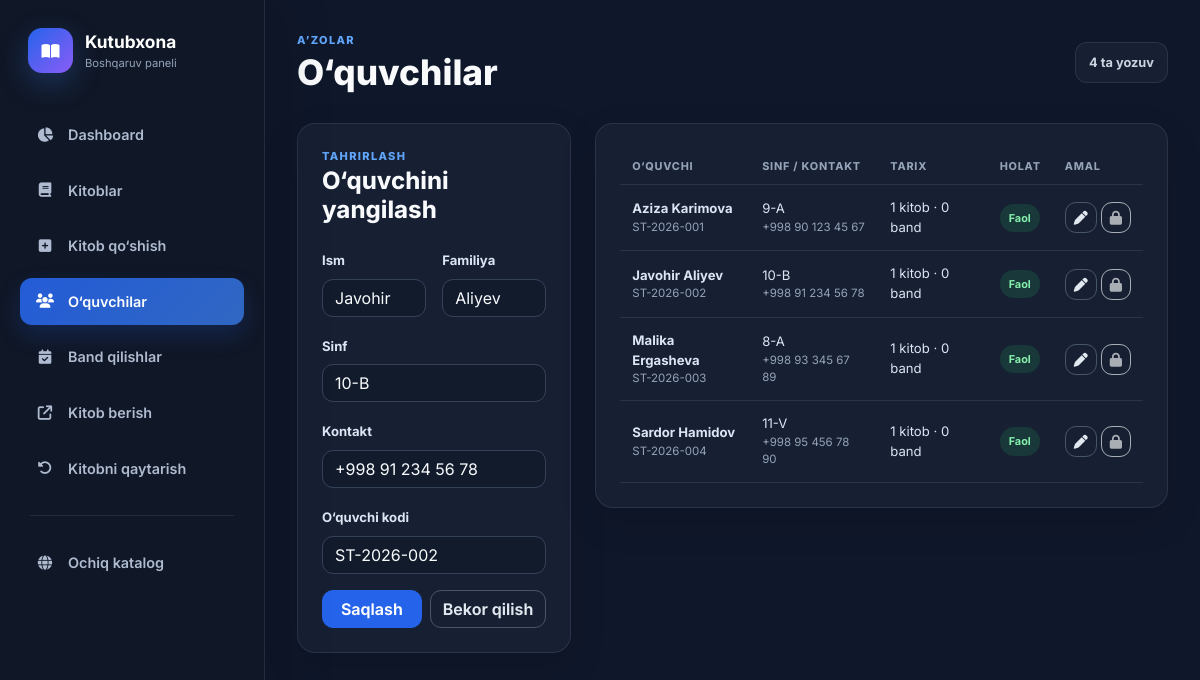
Page /admin/students.php?edit=2 on the committed database.
### tables this page shows
CREATE TABLE students (
    id INT UNSIGNED AUTO_INCREMENT PRIMARY KEY,
    first_name VARCHAR(80) NOT NULL,
    last_name VARCHAR(80) NOT NULL,
    full_name VARCHAR(180) NOT NULL COMMENT 'Compatibility/display value maintained by the application',
    class_name VARCHAR(50) NOT NULL,
    phone VARCHAR(100) DEFAULT NULL COMMENT 'Phone or other reasonable contact value',
    student_code VARCHAR(50) NOT NULL UNIQUE,
    is_active TINYINT(1) NOT NULL DEFAULT 1,
    created_at TIMESTAMP NOT NULL DEFAULT CURRENT_TIMESTAMP,
    updated_at TIMESTAMP NOT NULL DEFAULT CURRENT_TIMESTAMP ON UPDATE CURRENT_TIMESTAMP,
    INDEX idx_students_person_name (last_name, first_name), INDEX idx_students_class (class_name), INDEX idx_students_active (is_active)
);

### config/db.php (called while the page is built, shortened)
<?php
function e($value): string
{
    return htmlspecialchars(
        (string) $value,
        ENT_QUOTES | ENT_SUBSTITUTE,
        'UTF-8',
        false
    );
}
require_once dirname(__DIR__) . '/includes/feature_helpers.php';

### admin/students.php (the view, shortened to what this page needs)
<?php
require_once dirname(__DIR__) . '/config/db.php';
$editId = filter_input(INPUT_GET, 'edit', FILTER_VALIDATE_INT) ?: 0;
$form = ['first_name' => '', 'last_name' => '', 'class_name' => '', 'phone' => '', 'student_code' => ''];
if ($editId > 0 && $_SERVER['REQUEST_METHOD'] !== 'POST') {
    $statement = $pdo->prepare('SELECT first_name,last_name,class_name,phone,student_code FROM students WHERE id=:id');
    $statement->execute(['id' => $editId]);
    $found = $statement->fetch();
    if ($found) $form = $found;
}
$statement = $pdo->prepare('SELECT s.*, (SELECT COUNT(*) FROM borrow_transactions bt WHERE bt.student_id=s.id) loan_count, (SELECT COUNT(*) FROM reservations r WHERE r.student_id=s.id) reservation_count FROM students s ORDER BY s.is_active DESC,s.first_name,s.last_name');
$statement->execute();
$students = $statement->fetchAll();
?>
<!doctype html><html lang="uz"><head><meta charset="utf-8"><meta name="viewport" content="width=device-width,initial-scale=1"><title>O‘quvchilar — <?= e(APP_NAME) ?></title><link rel="stylesheet" href="https://cdn.jsdelivr.net/npm/bootstrap@5.3.3/dist/css/bootstrap.min.css"><link rel="stylesheet" href="https://cdnjs.cloudflare.com/ajax/libs/font-awesome/6.5.2/css/all.min.css"><link rel="stylesheet" href="<?= e(APP_URL) ?>/assets/css/admin.css"></head><body class="admin-body"><div class="admin-layout"><aside class="admin-sidebar"><a class="admin-brand" href="<?= e(APP_URL) ?>/admin/index.php"><span><i class="fa-solid fa-book-open"></i></span><div><strong>Kutubxona</strong><small>Boshqaruv paneli</small></div></a><?= library_feature_admin_nav('students') ?></aside><main class="admin-main"><header class="admin-topbar"><button class="sidebar-toggle" type="button" data-sidebar-toggle><i class="fa-solid fa-bars"></i></button><div><p class="admin-eyebrow">A’zolar</p><h1>O‘quvchilar</h1></div><span class="active-counter"><?= count($students) ?> ta yozuv</span></header>
<div class="row g-4"><div class="col-xl-4"><section class="admin-panel"><div class="panel-heading"><div><p class="admin-eyebrow"><?= $editId ? 'Tahrirlash' : 'Yangi yozuv' ?></p><h2 class="h4"><?= $editId ? 'O‘quvchini yangilash' : 'O‘quvchi qo‘shish' ?></h2></div></div><form class="admin-form" method="post"><input type="hidden" name="csrf_token" value="<?= e(csrf_token()) ?>"><input type="hidden" name="action" value="save"><input type="hidden" name="id" value="<?= $editId ?>"><div class="row g-3"><div class="col-sm-6"><label class="form-label" for="first_name">Ism</label><input class="form-control" id="first_name" name="first_name" value="<?= e($form['first_name']) ?>" required></div><div class="col-sm-6"><label class="form-label" for="last_name">Familiya</label><input class="form-control" id="last_name" name="last_name" value="<?= e($form['last_name']) ?>" required></div><div class="col-12"><label class="form-label" for="class_name">Sinf</label><input class="form-control" id="class_name" name="class_name" value="<?= e($form['class_name']) ?>" required></div><div class="col-12"><label class="form-label" for="phone">Kontakt</label><input class="form-control" id="phone" name="phone" value="<?= e($form['phone']) ?>" maxlength="100" required></div><div class="col-12"><label class="form-label" for="student_code">O‘quvchi kodi</label><input class="form-control" id="student_code" name="student_code" value="<?= e($form['student_code']) ?>" placeholder="Bo‘sh qolsa avtomatik"></div><div class="col-12 d-flex gap-2"><button class="btn btn-primary flex-grow-1" type="submit">Saqlash</button><?php if ($editId): ?><a class="btn btn-outline-light" href="<?= e(APP_URL) ?>/admin/students.php">Bekor qilish</a><?php endif; ?></div></div></form></section></div>
<div class="col-xl-8"><section class="admin-panel"><div class="table-responsive"><table class="table admin-table align-middle"><thead><tr><th>O‘quvchi</th><th>Sinf / kontakt</th><th>Tarix</th><th>Holat</th><th>Amal</th></tr></thead><tbody><?php foreach ($students as $student): ?><tr><td><strong><?= e($student['first_name'] . ' ' . $student['last_name']) ?></strong><small class="d-block"><?= e($student['student_code']) ?></small></td><td><?= e($student['class_name']) ?><small class="d-block"><?= e($student['phone'] ?: 'Kontakt yo‘q') ?></small></td><td><?= (int)$student['loan_count'] ?> kitob · <?= (int)$student['reservation_count'] ?> band</td><td><span class="status-pill <?= (int)$student['is_active'] ? 'status-returned' : 'status-overdue' ?>"><?= (int)$student['is_active'] ? 'Faol' : 'Arxiv' ?></span></td><td><div class="d-flex gap-1"><a class="btn btn-sm btn-outline-light" href="?edit=<?= (int)$student['id'] ?>" aria-label="O‘quvchini tahrirlash"><i class="fa-solid fa-pen"></i></a><?php if (!(int)$student['is_active']): ?><form method="post"><input type="hidden" name="csrf_token" value="<?= e(csrf_token()) ?>"><input type="hidden" name="id" value="<?= (int)$student['id'] ?>"><input type="hidden" name="action" value="restore"><button class="btn btn-sm btn-outline-success" type="submit" data-confirm-action="O‘quvchini qayta faollashtirasizmi?" aria-label="Qayta faollashtirish"><i class="fa-solid fa-rotate-left"></i></button></form><?php elseif ((int)$student['loan_count'] + (int)$student['reservation_count'] > 0): ?><span class="btn btn-sm btn-outline-light disabled" title="Tarixga bog‘langan yozuv himoyalangan" aria-label="Tarixga bog‘langan yozuv"><i class="fa-solid fa-lock"></i></span><?php endif; ?></div></td></tr><?php endforeach; ?></tbody></table></div></section></div></div></main></div></body></html>

### assets/css/admin.css (style rules this page uses)
:root { --admin-bg: #0f172a; --admin-sidebar: #111827; --admin-panel: #172033; --admin-panel-soft: #1e293b; --admin-line: rgba(148, 163, 184, .15); --admin-text: #f8fafc; --admin-muted: #94a3b8; --admin-primary: #3b82f6; --admin-green: #22c55e; --admin-red: #ef4444; --admin-violet: #8b5cf6; }
* { box-sizing: border-box; }
body.admin-body { min-height: 100vh; margin: 0; color: var(--admin-text); background: var(--admin-bg); font-family: 'Inter', system-ui, sans-serif; -webkit-font-smoothing: antialiased; }
a { text-decoration: none; }
.admin-layout { display: flex; min-height: 100vh; }
.admin-sidebar { position: fixed; z-index: 1050; top: 0; bottom: 0; left: 0; display: flex; width: 265px; flex-direction: column; padding: 28px 20px; border-right: 1px solid var(--admin-line); background: rgba(17, 24, 39, .98); box-shadow: 18px 0 50px rgba(0, 0, 0, .12); }
.admin-brand { display: flex; align-items: center; gap: 12px; margin: 0 8px 38px; color: #fff; }
.admin-brand > span { display: grid; width: 45px; height: 45px; place-items: center; border-radius: 14px; background: linear-gradient(135deg, #2563eb, #8b5cf6); box-shadow: 0 10px 30px rgba(59, 130, 246, .28); }
.admin-brand strong, .admin-brand small { display: block; }
.admin-brand strong { font-size: 1.08rem; }
.admin-brand small { color: var(--admin-muted); font-size: .7rem; }
.admin-main { width: calc(100% - 265px); min-width: 0; margin-left: 265px; padding: 32px; }
.admin-topbar { display: flex; align-items: center; justify-content: space-between; gap: 20px; margin-bottom: 30px; }
.admin-topbar h1 { margin: 2px 0 0; font-size: clamp(1.55rem, 3vw, 2.2rem); font-weight: 800; }
.admin-eyebrow { margin: 0; color: #60a5fa; font-size: .69rem; font-weight: 800; letter-spacing: .12em; text-transform: uppercase; }
.btn { border-radius: 11px; font-weight: 650; }
.btn-primary { border-color: #2563eb; background: #2563eb; }
.btn-outline-light { border-color: #475569; color: #e2e8f0; }
.quick-actions, .admin-panel { border: 1px solid var(--admin-line); border-radius: 18px; background: var(--admin-panel); box-shadow: 0 14px 38px rgba(0,0,0,.1); }
.admin-panel { padding: 24px; }
.panel-heading { display: flex; align-items: center; justify-content: space-between; gap: 15px; margin-bottom: 22px; }
.panel-heading h2 { margin: 3px 0 0; font-weight: 750; }
.admin-table { --bs-table-bg: transparent; --bs-table-color: #dbe5f3; --bs-table-border-color: var(--admin-line); margin: 0; }
.admin-table thead th { padding: 10px 12px; border-bottom-width: 1px; color: var(--admin-muted); font-size: .68rem; font-weight: 750; letter-spacing: .07em; text-transform: uppercase; white-space: nowrap; }
.admin-table tbody td { padding: 13px 12px; font-size: .82rem; }
.admin-table small { color: var(--admin-muted); }
.dark-badge, .status-pill { display: inline-block; padding: 6px 9px; border-radius: 999px; font-size: .68rem; font-weight: 700; }
.status-returned { color: #4ade80; }
.status-pill.status-returned { color: #86efac; background: rgba(34,197,94,.14); }
.admin-form .form-label { color: #dbe5f3; font-size: .82rem; font-weight: 700; }
.admin-form .form-control, .admin-form .form-select { border-color: #344258; color: #f8fafc; background-color: #111b2c; border-radius: 11px; }
.admin-form .form-control::placeholder { color: #64748b; }
.active-counter { display: inline-flex; align-items: center; gap: 8px; padding: 10px 13px; border: 1px solid var(--admin-line); border-radius: 12px; color: #cbd5e1; background: var(--admin-panel); font-size: .8rem; font-weight: 700; }

### rows in the picture
students: first_name "Javohir", last_name "Aliyev", class_name "10-B", phone "+998 91 234 56 78", student_code "ST-2026-002", first_name+last_name "Javohir Aliyev", loan_count "1", reservation_count "0", is_active "Faol"
students: first_name+last_name "Aziza Karimova", student_code "ST-2026-001", class_name "9-A", phone "+998 90 123 45 67", loan_count "1", reservation_count "0", is_active "Faol"
students: first_name+last_name "Malika Ergasheva", student_code "ST-2026-003", class_name "8-A", phone "+998 93 345 67 89", loan_count "1", reservation_count "0", is_active "Faol"
students: first_name+last_name "Sardor Hamidov", student_code "ST-2026-004", class_name "11-V", phone "+998 95 456 78 90", loan_count "1", reservation_count "0", is_active "Faol"

### other values in the picture
$item[2] "Dashboard"
$item[2] "Kitoblar"
$item[2] "Kitob qo‘shish"
$item[2] "O‘quvchilar"
$item[2] "Band qilishlar"
$item[2] "Kitob berish"
$item[2] "Kitobni qaytarish"
count($students) "4"
